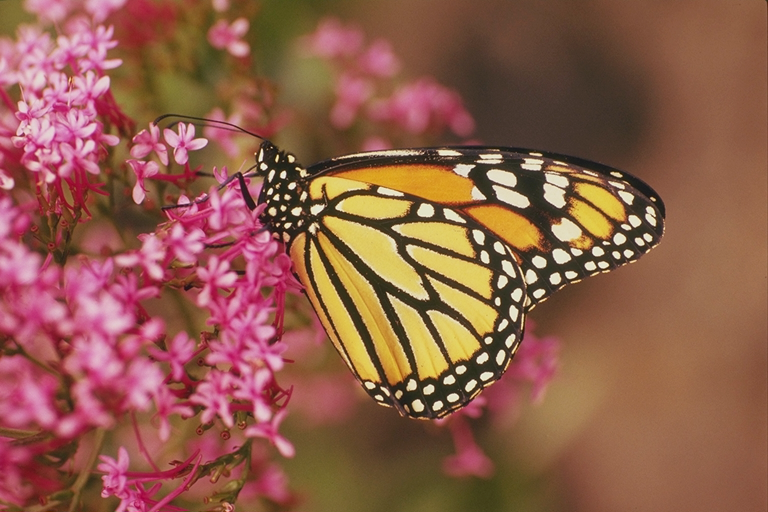
#> input picture Halide/semana 04/halide_course-11_complex_pipelines/inputs/monarch.png, 768 x 512 px, found by its file name
$ python prototype.py
#> lines starting #> are read from the running program, lines starting #| are printed output that depends on the picture; long printed decimals are rounded
"""
Prototype of gradient magnitude computation
Halide course - LuxAI
Author: José Gabriel Pereira Tavares (booleangabs@github)

Setup:
    $ pip install opencv-python numpy

Package versions:
    numpy-1.26.4 opencv-python-4.9.0.80

OBS: Run from inside the '00_gradient' directory.
"""

# site-packages
import cv2
import numpy as np

# native
import time
import os


def gradient(img_input, threshold):
    img_gray = np.dot(np.int32(img_input), np.array([0.114, 0.587, 0.299]))

    kernel_1 = np.int32([[1, 0, -1]])
    kernel_2 = np.int32([[1, 2, 1]])

    kernel_vert = kernel_1.T @ kernel_2
    kernel_horiz = kernel_2.T @ kernel_1

    vert_gradient = cv2.filter2D(img_gray, -1, kernel_vert, borderType=cv2.BORDER_CONSTANT)
    horiz_gradient = cv2.filter2D(img_gray, -1, kernel_horiz, borderType=cv2.BORDER_CONSTANT)

    magnitude = vert_gradient**2 + horiz_gradient**2

    # Ao invés de normalizar os kernels -> multiplicar threshold por 4 (duas vezes)
    # Ao invés de tirar a raiz da magnitude -> elever threshold
    thresh = 4 * 4 * (threshold**2)
    return 255 * np.uint8(magnitude < thresh)


image_path = "../inputs/monarch.png"
image = cv2.imread(image_path, cv2.IMREAD_COLOR)
#> image is the input picture: shape (512, 768, 3); mean B, G, R 75, 93, 143.5

times = []
n_runs = 50
n_iterations = 1
for i in range(n_runs):
    t0 = time.perf_counter_ns()
    for _ in range(n_iterations):
        img_output = gradient(image, threshold=50)
    t1 = time.perf_counter_ns()
    times.append((t1 - t0) / 1e6)
#> this loop made 50 passes
#> t1 on passes 1 to 12: 1275361503033, 1275378591221, 1275392942845, 1275409570082, 1275431581022, 1275445043747, 1275458942608, 1275476752711, 1275498997132, 1275521573941, 1275543926569, 1275565997712
#> pass 1, in gradient, `img_gray = np.dot(np.int32(img_input), np.array([0.114, 0.587, 0.299]))`:
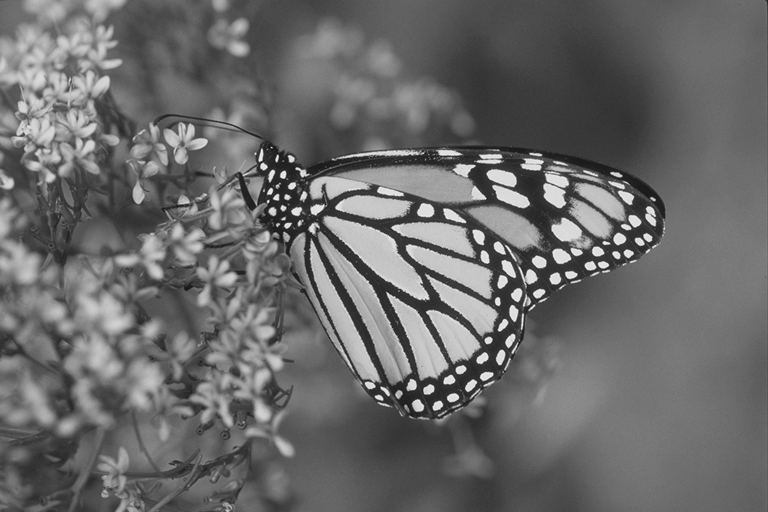
#> img_gray: shape (512, 768) float64; min 17.2, max 244.9, mean 106
#> pass 1, in gradient, `vert_gradient = cv2.filter2D(img_gray, -1, kernel_vert, borderType=cv2..`:
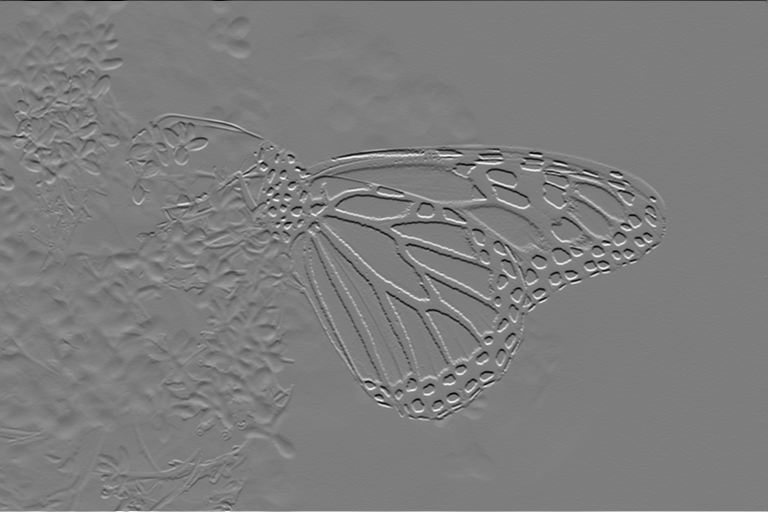
#> vert_gradient: shape (512, 768) float64; min -775.3, max 798.5, mean 0.1; drawn with min black and max white
#> pass 1, in gradient, `horiz_gradient = cv2.filter2D(img_gray, -1, kernel_horiz, borderType=c..`:
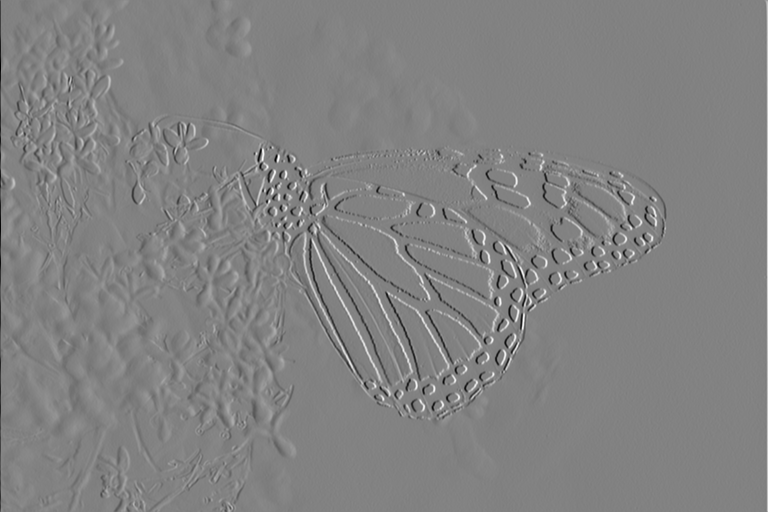
#> horiz_gradient: shape (512, 768) float64; min -823.1, max 789.3, mean 0.1; drawn with min black and max white
#> pass 1, in gradient, `magnitude = vert_gradient**2 + horiz_gradient**2`:
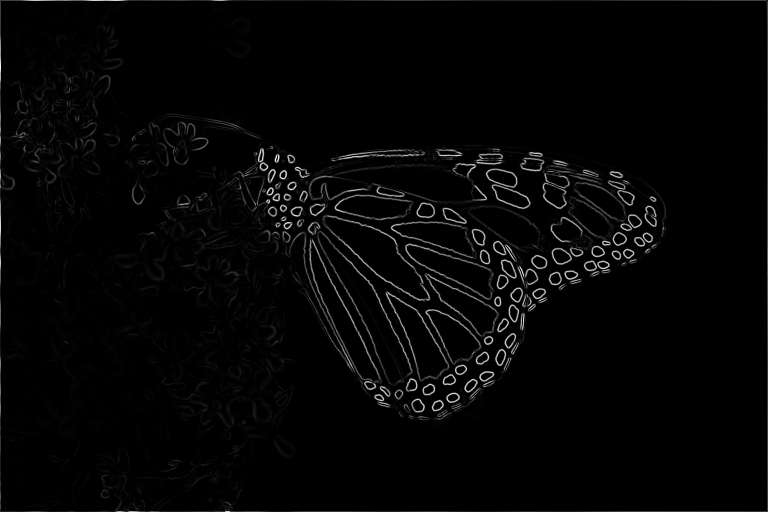
#> magnitude: shape (512, 768) float64; min 0, max 694045.5, mean 14197.1; drawn with min black and max white
#> after the loop, times = 50 values, max 166.4 at index 0, min 12.72 at index 45, mean 19.06
mean = np.mean(times)
#> mean = 19.06
std = np.std(times)
#> std = 21.33
best = np.min(times)
#> best = 12.72
worst = np.max(times)
#> worst = 166.4

print(f"Best time: {best:.5f} [ms]")
#| Best time: 12.725 [ms]
print(f"Mean time: {mean:.5f} [ms]")
#| Mean time: 19.065 [ms]
print(f"Worst time: {worst:.5f} [ms]")
#| Worst time: 166.421 [ms]

cv2.imshow(f"Mean time: {mean:.5f} [ms]", img_output)
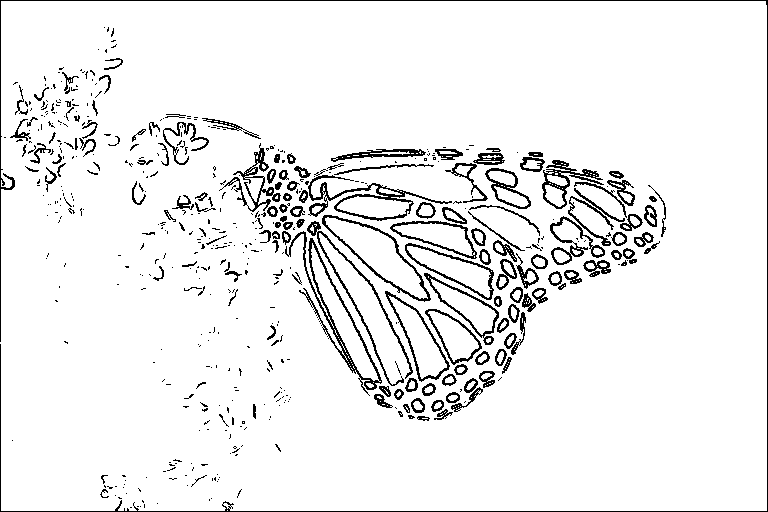
#> window 'Mean time: 19.06458 [ms]': shape (512, 768); 93.5% white; black in thin lines or dots
cv2.waitKey(0)
cv2.destroyAllWindows()

os.system("mkdir -p outputs")
cv2.imwrite("outputs/python_result.png", img_output)
